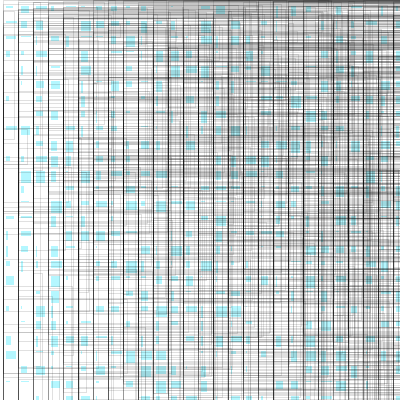
Frame 1 (no input)
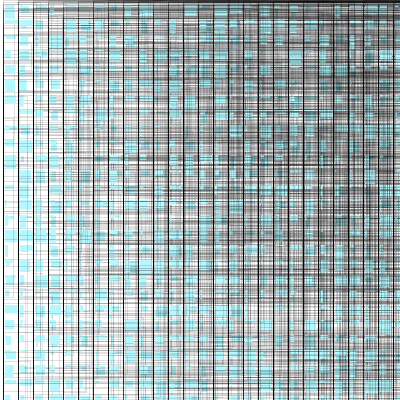
Frame 2 (the mouse pressed at the canvas centre, redrawn once)

The Processing sketch that drew these frames (run headless with seeded random() and noise(); the mouse was pressed at the canvas centre and the sketch redrawn once):

// Processing sketch: processing_39146
// ── processing_39146.pde

//Bryan Williams
//September 25, 2011
//Computational Methods
//Homework 5.1

void setup() {
  size(400, 400);
  background(255);
  smooth();
}

void draw() {  //this creates the grid of randomly sized squares
  for (int B = 0; B<height; B+=15) {
    for (int W = 0; W<width; W+=15) {
      figure(B, W);
    }
  }
  for (int a = 3; a<height; a+= 15) {
    for (int b = 3; b<width; b+= 15) {
      point(a, b);
    }
  }
  noLoop();
}
// This sets up the light blue rectangles in the background of the composition
void figure (float B, float W) {
  pushMatrix();
  translate(0, 0);
  stroke(255);
  fill(#B4F7FF);
  rect(B+5, W+5, random(13), random(14));
  popMatrix();
}
// This sets up the grid of lines 
void point(float a, float b) {
  pushMatrix();
  translate (0, 0);
  noFill();
  strokeWeight(.06);
  stroke(0);
  rect(a, random(b), random(height), random(height));
  popMatrix();
} 
